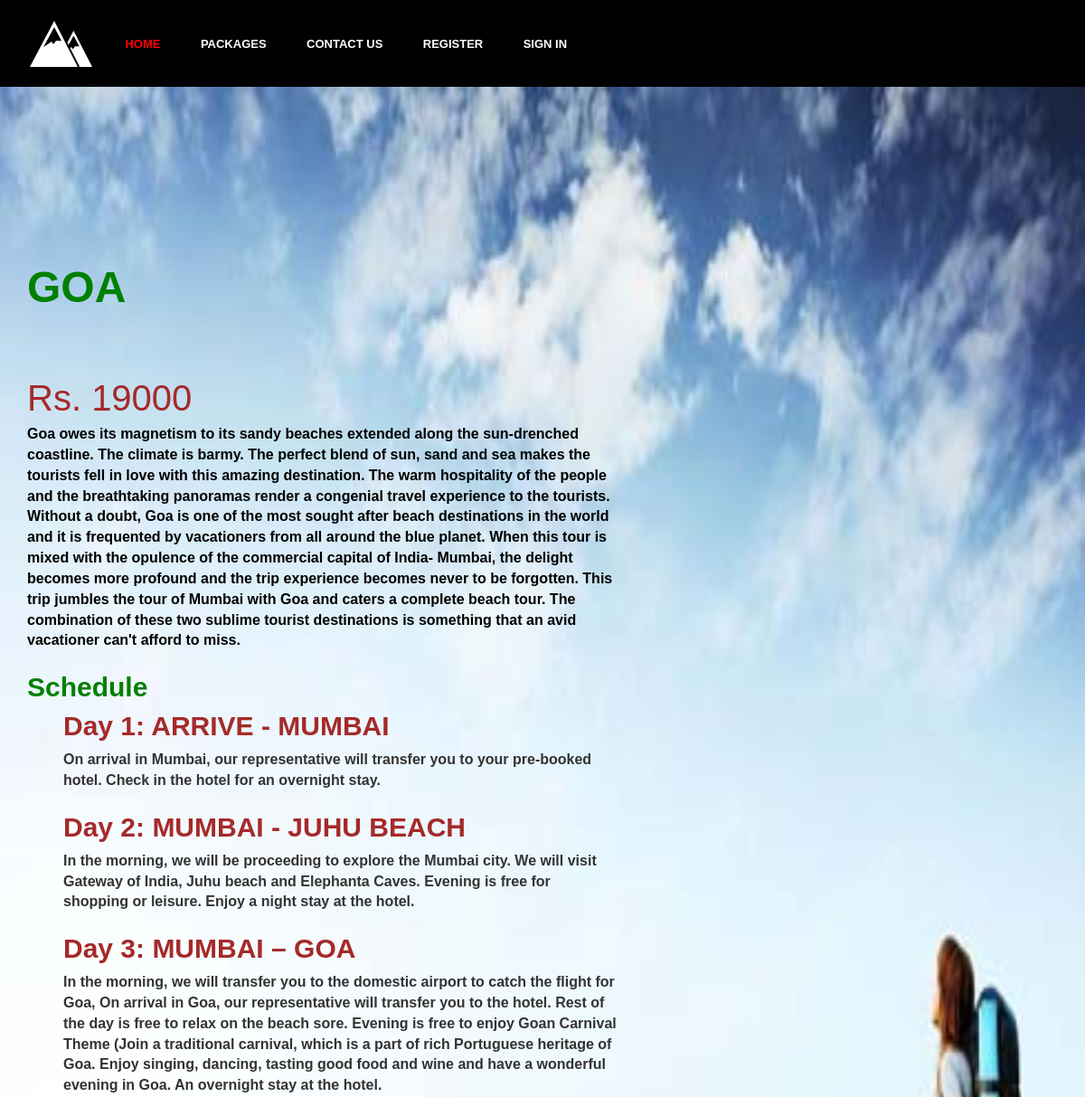
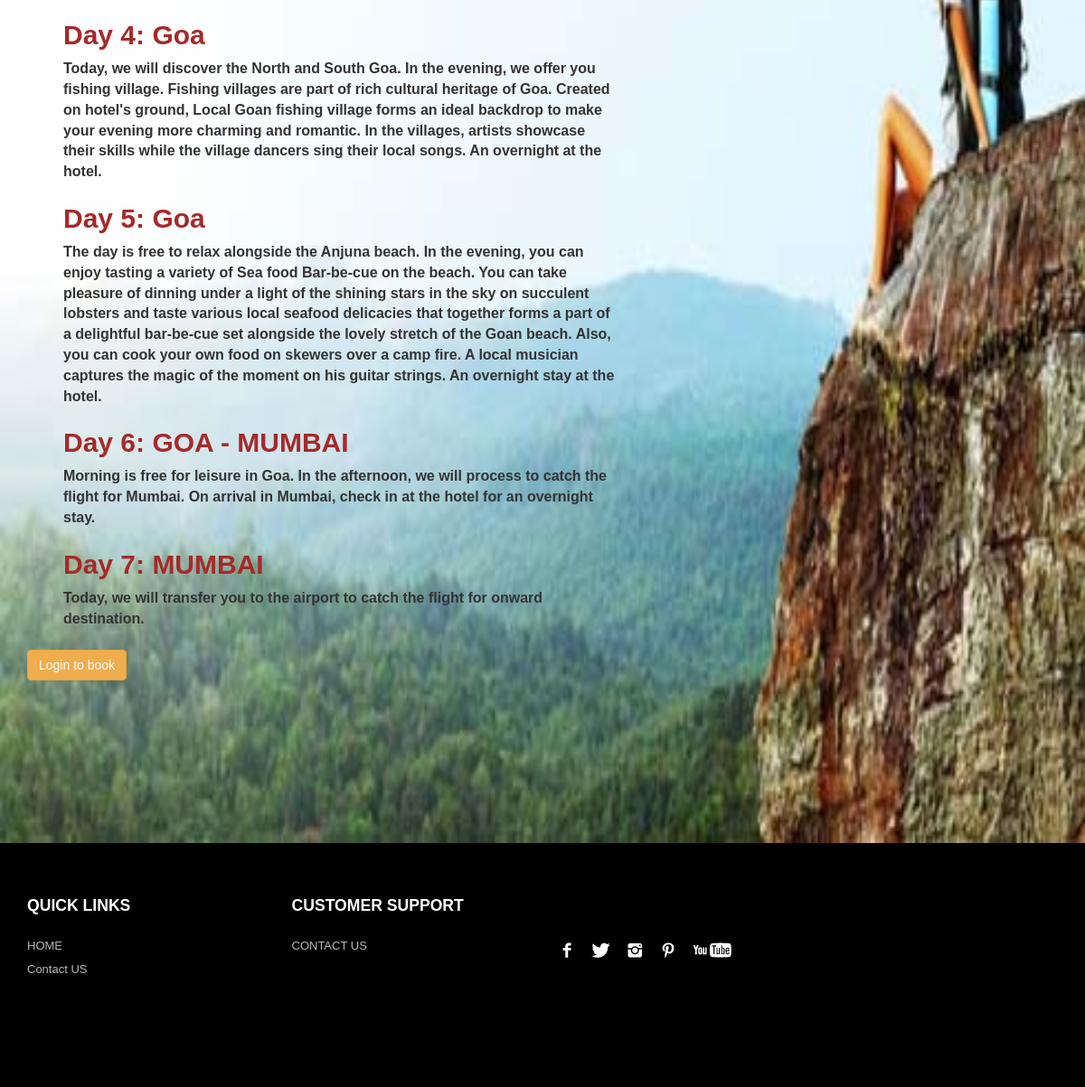
/package_detail/7, run on the app's committed database (2 pictures, top to bottom).
### myapp/models.py (models this page shows, shortened)
class Package(models.Model):
    title = models.CharField(max_length=100, null=True)
    description = models.TextField( null=True)
    image = models.ImageField(upload_to='package_image',null=True)
    price = models.IntegerField(null=True)
    summary = models.TextField(blank=True, null=True)

class Menu(models.Model):
    package = models.ForeignKey(Package, on_delete=models.CASCADE,null=True)
    title = models.CharField(max_length=30, null=True)
    description = models.TextField(null=True)

### myapp/views.py (the view)
# urls.py: path('package_detail/<int:pk>', package_details, name='package_details'),
def package_details(request,pk):
    package = Package.objects.get(id=pk)
    menus = Menu.objects.filter(package=package)
    context = {'package':package,'menus':menus}
    return render(request, 'package_details.html', context)

### myapp/templates/package_details.html (shortened to what this page needs)
<!DOCTYPE HTML>
<html>
<head>
	{% load static %}
	<link rel="stylesheet" href="https://maxcdn.bootstrapcdn.com/bootstrap/3.4.0/css/bootstrap.min.css">
<link href="{% static 'css/bootstrap.css' %}" rel='stylesheet' type='text/css' />
<link href="{% static 'css/style.css' %}" rel='stylesheet' type='text/css' />
<link href="{% static 'css/style1.css' %}" rel='stylesheet' type='text/css' />
<link rel="stylesheet" href="https://use.fontawesome.com/releases/v5.7.0/css/all.css">
<link rel="stylesheet" href="{% static 'css/fwslider.css' %}" media="all">
</head>
<body>
	{% include '!navbar.html'  %}
      	<div class="content-bottom">
		<div class="container">
			<div class="row content_bottom-text">
			  <div class="col-md-7">
                  <h3 style="color:green" ><b>{{package.title}} </b></h3>
	 			  <p style="color:brown; font-size:40px;" >Rs. {{package.price}}</p>
				  <p style="color:black"><b>{{package.description}}</b></p><br>
                  <h2 style="color:green"><b>Schedule </b></h2>
				  {% for menu in menus %}
				     <ul style="list-style-type:none;">
						 <h2 style="color:brown"><b>{{menu.title}}</b></h2>
                      <li>  <b>{{menu.description}}</b></li><br>
					 </ul>
				  {% endfor %}
				  {% if request.user.is_authenticated %}
				   <button type="submit"  class="btn button-w3layouts" style="color:brown"><a href ="{% url 'payment' %}">BOOK NOW</a></button>
				  {% else %}
				  <a class="btn btn-warning" href="{% url 'login' %}">Login to book </a>
				  {% endif %}
			  </div>
			</div>
		</div>
	</div>
		{% include '!footer.html'  %}
</body>
</html>

### myapp/static/css/style.css (style rules this page uses)
h4, h5, h6, h1, h2, h3 { margin-top: 0; }
ul, ol { margin: 0; }
p { margin: 0; }
html, body { font-family: 'Open Sans', sans-serif; background:#fff; font-size: 100%; }
body a { transition: 0.5s all; -webkit-transition: 0.5s all; -moz-transition: 0.5s all; -o-transition: 0.5s all; }
.content-bottom { width:100%; background: url(../images/bg_image.jpg)no-repeat center top; -webkit-background-size: cover; -moz-background-size: cover; -o-background-size: cover; background-size: cover; background-position: center; background-size: 100% 100%; height:100%; padding:15% 0; }
.content_bottom-text h3 { color: #FFF; font-size: 3em; font-weight: 800; text-transform: uppercase; line-height: 1.2em; margin: 2% 0 10%; }

### myapp/static/css/style1.css (style rules this page uses)
body { font-family: Arial, Helvetica, sans-serif; }

### data on the page
Package: title "GOA", price "19000", description "Goa owes its magnetism to its sandy beaches extended along the sun-drenched coastline. The climate is barmy. The perfect blend of sun, sand and sea makes the tourists fell in love with this amazing destination. The warm hospitality of the people and the breathtaking panoramas render a congenial travel experience to the tourists. Without a doubt, Goa is one of the most sought after beach destinations in the world and it is frequented by vacationers from all around the blue planet. When this tour is mixed with the opulence of the commercial capital of India- Mumbai, the delight becomes more profound and the trip experience becomes never to be forgotten. This trip jumbles the tour of Mumbai…"
Menu: title "Day 1: ARRIVE - MUMBAI", description "On arrival in Mumbai, our representative will transfer you to your pre-booked hotel. Check in the hotel for an overnight stay."
Menu: title "Day 2: MUMBAI - JUHU BEACH", description "In the morning, we will be proceeding to explore the Mumbai city. We will visit Gateway of India, Juhu beach and Elephanta Caves. Evening is free for shopping or leisure. Enjoy a night stay at the hotel."
Menu: title "Day 3: MUMBAI – GOA", description "In the morning, we will transfer you to the domestic airport to catch the flight for Goa, On arrival in Goa, our representative will transfer you to the hotel. Rest of the day is free to relax on the beach sore. Evening is free to enjoy Goan Carnival Theme (Join a traditional carnival, which is a part of rich Portuguese heritage of Goa. Enjoy singing, dancing, tasting good food and wine and have a wonderful evening in Goa. An overnight stay at the hotel."
Menu: title "Day 4: Goa", description "Today, we will discover the North and South Goa. In the evening, we offer you fishing village. Fishing villages are part of rich cultural heritage of Goa. Created on hotel's ground, Local Goan fishing village forms an ideal backdrop to make your evening more charming and romantic. In the villages, artists showcase their skills while the village dancers sing their local songs. An overnight at the hotel."
Menu: title "Day 5: Goa", description "The day is free to relax alongside the Anjuna beach. In the evening, you can enjoy tasting a variety of Sea food Bar-be-cue on the beach. You can take pleasure of dinning under a light of the shining stars in the sky on succulent lobsters and taste various local seafood delicacies that together forms a part of a delightful bar-be-cue set alongside the lovely stretch of the Goan beach. Also, you can cook your own food on skewers over a camp fire. A local musician captures the magic of the moment on his guitar strings. An overnight stay at the hotel."
Menu: title "Day 6: GOA - MUMBAI", description "Morning is free for leisure in Goa. In the afternoon, we will process to catch the flight for Mumbai. On arrival in Mumbai, check in at the hotel for an overnight stay."
Menu: title "Day 7: MUMBAI", description "Today, we will transfer you to the airport to catch the flight for onward destination."
